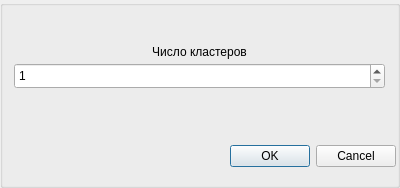
<?xml version="1.0" encoding="UTF-8"?>
<ui version="4.0">
 <class>ClusterSettingsDial</class>
 <widget class="QGroupBox" name="ClusterSettingsDial">
  <property name="geometry">
   <rect>
    <x>0</x>
    <y>0</y>
    <width>400</width>
    <height>188</height>
   </rect>
  </property>
  <property name="windowTitle">
   <string>GroupBox</string>
  </property>
  <widget class="QWidget" name="horizontalLayoutWidget">
   <property name="geometry">
    <rect>
     <x>9</x>
     <y>10</y>
     <width>381</width>
     <height>111</height>
    </rect>
   </property>
   <layout class="QHBoxLayout" name="settingsLayout">
    <item>
     <layout class="QVBoxLayout" name="methodSettings"/>
    </item>
    <item>
     <layout class="QVBoxLayout" name="clusterSettings">
      <item>
       <layout class="QVBoxLayout" name="nOfClustersLayout">
        <property name="spacing">
         <number>1</number>
        </property>
        <property name="sizeConstraint">
         <enum>QLayout::SetMinimumSize</enum>
        </property>
        <property name="leftMargin">
         <number>5</number>
        </property>
        <property name="topMargin">
         <number>5</number>
        </property>
        <property name="rightMargin">
         <number>5</number>
        </property>
        <property name="bottomMargin">
         <number>5</number>
        </property>
        <item>
         <widget class="QLabel" name="nOfClustersLabel">
          <property name="enabled">
           <bool>true</bool>
          </property>
          <property name="minimumSize">
           <size>
            <width>0</width>
            <height>20</height>
           </size>
          </property>
          <property name="maximumSize">
           <size>
            <width>16777215</width>
            <height>20</height>
           </size>
          </property>
          <property name="text">
           <string>Число кластеров</string>
          </property>
          <property name="alignment">
           <set>Qt::AlignCenter</set>
          </property>
         </widget>
        </item>
        <item>
         <widget class="QSpinBox" name="nOfClustersBox">
          <property name="maximumSize">
           <size>
            <width>16777215</width>
            <height>26</height>
           </size>
          </property>
          <property name="specialValueText">
           <string/>
          </property>
          <property name="minimum">
           <number>1</number>
          </property>
         </widget>
        </item>
       </layout>
      </item>
     </layout>
    </item>
   </layout>
  </widget>
  <widget class="QDialogButtonBox" name="clusterRunButtons">
   <property name="geometry">
    <rect>
     <x>210</x>
     <y>140</y>
     <width>186</width>
     <height>32</height>
    </rect>
   </property>
   <property name="standardButtons">
    <set>QDialogButtonBox::Cancel|QDialogButtonBox::Ok</set>
   </property>
   <property name="centerButtons">
    <bool>false</bool>
   </property>
  </widget>
 </widget>
 <resources/>
 <connections/>
</ui>
